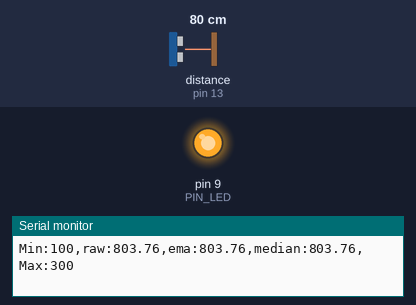
The sketch below on a simulated Arduino Uno, built with avr-gcc and run on an emulated ATmega328P. Parts: output pins drawn as LEDs (lit = HIGH), the last lines printed to the serial monitor. Wiring (inferred from the names in the program): ultrasonic range finder: trigger pin 12; echo pin 13. The inputs (shaded band) are chosen by the test bench; at power-on: distance to the obstacle (sensor on pin 13) 80 cm. The echo pulse lasts 58.3 µs per cm; pins used as bus, display or sensor lines are not drawn.

Above: at 1.2 s.
1.3 s: distance to the obstacle (sensor on pin 13) set to 2 cm
At 2.5 s:
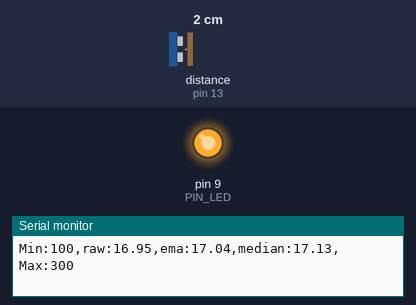
2.8 s: distance to the obstacle (sensor on pin 13) set to 18 cm
At 4.0 s:
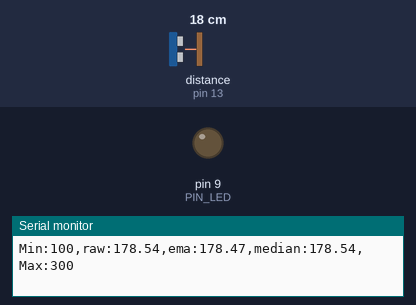
4.3 s: distance to the obstacle (sensor on pin 13) set to 4 cm
At 5.3 s:
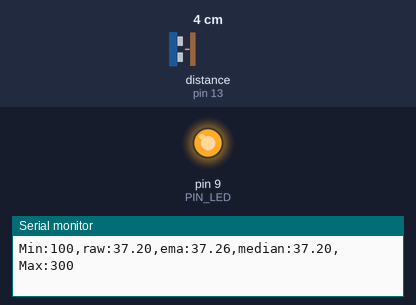
Timing chart, 0 to 7.3 s (numbered marks = the images above; inputs shaded):
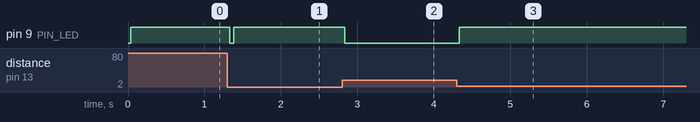

Measured:
- after the input at 1.3 s, pin 9 (PIN_LED): HIGH → LOW at once, → HIGH 0.05 s later
- after the input at 2.8 s, pin 9 (PIN_LED): HIGH → LOW at once
- after the input at 4.3 s, pin 9 (PIN_LED): LOW → HIGH at once

The sketch:

09C19.ino
```cpp
// Arduino pin assignment
#define PIN_LED  9
#define PIN_TRIG 12
#define PIN_ECHO 13

// configurable parameters
#define SND_VEL 346.0     // sound velocity at 24 celsius degree (unit: m/sec)
#define INTERVAL 25       // sampling interval (unit: msec)
#define PULSE_DURATION 10 // ultra-sound Pulse Duration (unit: usec)
#define _DIST_MIN 100     // minimum distance to be measured (unit: mm)
#define _DIST_MAX 300     // maximum distance to be measured (unit: mm)

#define TIMEOUT ((INTERVAL / 2) * 1000.0) // maximum echo waiting time (unit: usec)
#define SCALE (0.001 * 0.5 * SND_VEL)     // coefficent to convert duration to distance

#define _EMA_ALPHA 0.5    // EMA weight of new sample (range: 0 to 1)
                          // Setting EMA to 1 effectively disables EMA filter.

// global variables
unsigned long last_sampling_time;   // unit: msec
float dist_prev = _DIST_MAX;        // Distance last-measured
float dist_ema= _DIST_MAX;
float dist_median;
const int sample_number = 30;
int index_number = 0;
int garbage_number = sample_number;
float med_arr [sample_number];

void setup() {
  // initialize GPIO pins
  pinMode(PIN_LED,OUTPUT);
  pinMode(PIN_TRIG,OUTPUT);
  pinMode(PIN_ECHO,INPUT);
  digitalWrite(PIN_TRIG, LOW);

  // initialize serial port
  Serial.begin(57600);
  for (int i=0; i<sample_number; i++)
  {
    med_arr[i] = 0;
  }
}

void loop() {
  float dist_raw, dist_filtered;

  // wait until next sampling time.
  // millis() returns the number of milliseconds since the program started.
  // will overflow after 50 days.
  if (millis() < last_sampling_time + INTERVAL)
    return;

  // get a distance reading from the USS
  dist_raw = USS_measure(PIN_TRIG,PIN_ECHO);

  // Modify the below if-else statement to implement the range filter

  if ((dist_raw == 0.0) || (dist_raw > _DIST_MAX)) {
      dist_filtered = dist_raw;
  } else if (dist_raw < _DIST_MIN) {
      dist_filtered = dist_raw;
  } else {    // In desired Range
      dist_filtered = dist_raw;
      dist_prev = dist_raw;
  }

  // Modify the below line to implement the EMA equation
  dist_ema = _EMA_ALPHA*dist_filtered + (1-_EMA_ALPHA)*dist_ema;


  // ---------------- Median Filter Part ----------------

  if (index_number < sample_number)   // Filling Value to Med_Arr
  {
    med_arr[index_number] = dist_raw;
    index_number += 1;
  }
  else
  {
   index_number = 0;
   med_arr[index_number] = dist_raw;
   index_number += 1;
  }

  if (garbage_number > 0)  // Checking Garbage Number
  {
    garbage_number -= 1;
  }

  int arr_num = sample_number-garbage_number;

  float calc_arr [sample_number];  // Make Calculating Array

  for (int j=0; j<arr_num; j++) // Filing Value to Calc_Arr
  {
    calc_arr[j] = med_arr[j];
  }

  for (int h=0; h<arr_num-1; h++) // Filing Value to Calc_Arr
  {
    float Min = calc_arr[h];
    float temp_value = Min;
    int temp_index = h;
    for (int k=h+1; k<arr_num; k++)
    {
      if (Min>calc_arr[k])
      {
        temp_index = k;
        Min = calc_arr[k];
      }
    }
    calc_arr[h] = Min;
    calc_arr[temp_index] = temp_value;
  }

  if (arr_num%2==1) // Calculating dist_median (odd, even)
  {
    dist_median = calc_arr[arr_num/2];
  }
  else
  {
    dist_median = (calc_arr[(arr_num/2)-1]+calc_arr[arr_num/2])/2;
  }

  // ---------------- Median Filter Part ----------------


  // output the distance to the serial port
  Serial.print("Min:");       Serial.print(_DIST_MIN);
  Serial.print(",raw:");      Serial.print(dist_raw);
  Serial.print(",ema:");      Serial.print(dist_ema);
  Serial.print(",median:");   Serial.print(dist_median);
  Serial.print(",Max:");      Serial.print(_DIST_MAX);
  Serial.println("");

  // do something here
  if ((dist_ema < _DIST_MIN) || (dist_ema > _DIST_MAX))
    digitalWrite(PIN_LED, 1);       // LED OFF
  else
    digitalWrite(PIN_LED, 0);       // LED ON

  // update last sampling time
  last_sampling_time += INTERVAL;
}

// get a distance reading from USS. return value is in millimeter.
float USS_measure(int TRIG, int ECHO)
{
  digitalWrite(TRIG, HIGH);
  delayMicroseconds(PULSE_DURATION);
  digitalWrite(TRIG, LOW);

  return pulseIn(ECHO, HIGH, TIMEOUT) * SCALE; // unit: mm

  // Pulse duration to distance conversion example (target distance = 17.3m)
  // - pulseIn(ECHO, HIGH, timeout) returns microseconds (음파의 왕복 시간)
  // - 편도 거리 = (pulseIn() / 1,000,000) * SND_VEL / 2 (미터 단위)
  //   mm 단위로 하려면 * 1,000이 필요 ==>  SCALE = 0.001 * 0.5 * SND_VEL
  //
  // - 예, pusseIn()이 100,000 이면 (= 0.1초, 왕복 거리 34.6m)
  //        = 100,000 micro*sec * 0.001 milli/micro * 0.5 * 346 meter/sec
  //        = 100,000 * 0.001 * 0.5 * 346
  //        = 17,300 mm  ==> 17.3m
}
```
